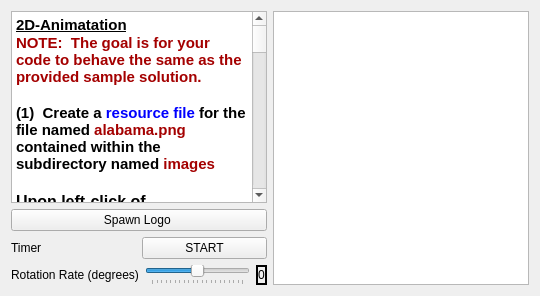
     <widget class="QWidget" name="tab_4">
      <attribute name="title">
       <string>Problem 3</string>
      </attribute>
      <layout class="QHBoxLayout" name="horizontalLayout_7">
       <item>
        <layout class="QVBoxLayout" name="verticalLayout_5">
         <item>
          <widget class="QTextBrowser" name="textBrowser_4">
           <property name="html">
            <string>&lt;!DOCTYPE HTML PUBLIC &quot;-//W3C//DTD HTML 4.0//EN&quot; &quot;http://www.w3.org/TR/REC-html40/strict.dtd&quot;&gt;
&lt;html&gt;&lt;head&gt;&lt;meta name=&quot;qrichtext&quot; content=&quot;1&quot; /&gt;&lt;style type=&quot;text/css&quot;&gt;
p, li { white-space: pre-wrap; }
&lt;/style&gt;&lt;/head&gt;&lt;body style=&quot; font-family:'Sans Serif'; font-size:12pt; font-weight:600; font-style:normal;&quot;&gt;
&lt;p style=&quot; margin-top:0px; margin-bottom:0px; margin-left:0px; margin-right:0px; -qt-block-indent:0; text-indent:0px;&quot;&gt;&lt;span style=&quot; font-family:'Cantarell'; font-size:11pt; text-decoration: underline;&quot;&gt;2D-Animatation&lt;/span&gt;&lt;span style=&quot; font-family:'Cantarell'; font-size:11pt;&quot;&gt;         &lt;/span&gt;&lt;/p&gt;
&lt;p style=&quot; margin-top:0px; margin-bottom:0px; margin-left:0px; margin-right:0px; -qt-block-indent:0; text-indent:0px;&quot;&gt;&lt;span style=&quot; font-family:'Cantarell'; font-size:11pt; color:#a40000;&quot;&gt;NOTE:  The goal is for your code to behave the same as the provided sample solution. &lt;/span&gt;&lt;/p&gt;
&lt;p style=&quot;-qt-paragraph-type:empty; margin-top:0px; margin-bottom:0px; margin-left:0px; margin-right:0px; -qt-block-indent:0; text-indent:0px; font-family:'Cantarell'; font-size:11pt; color:#a40000;&quot;&gt;&lt;br /&gt;&lt;/p&gt;
&lt;p style=&quot; margin-top:0px; margin-bottom:0px; margin-left:0px; margin-right:0px; -qt-block-indent:0; text-indent:0px;&quot;&gt;&lt;span style=&quot; font-family:'Cantarell'; font-size:11pt;&quot;&gt;(1)  Create a &lt;/span&gt;&lt;span style=&quot; font-family:'Cantarell'; font-size:11pt; color:#0000ff;&quot;&gt;resource file&lt;/span&gt;&lt;span style=&quot; font-family:'Cantarell'; font-size:11pt;&quot;&gt; for the file named &lt;/span&gt;&lt;span style=&quot; font-family:'Cantarell'; font-size:11pt; color:#a40000;&quot;&gt;alabama.png&lt;/span&gt;&lt;span style=&quot; font-family:'Cantarell'; font-size:11pt;&quot;&gt; contained within the subdirectory named &lt;/span&gt;&lt;span style=&quot; font-family:'Cantarell'; font-size:11pt; color:#a40000;&quot;&gt;images&lt;/span&gt;&lt;/p&gt;
&lt;p style=&quot;-qt-paragraph-type:empty; margin-top:0px; margin-bottom:0px; margin-left:0px; margin-right:0px; -qt-block-indent:0; text-indent:0px; font-family:'Cantarell';&quot;&gt;&lt;br /&gt;&lt;/p&gt;
&lt;p style=&quot; margin-top:0px; margin-bottom:0px; margin-left:0px; margin-right:0px; -qt-block-indent:0; text-indent:0px;&quot;&gt;&lt;span style=&quot; font-family:'Cantarell';&quot;&gt;Upon left-click of &lt;/span&gt;&lt;span style=&quot; font-family:'Cantarell'; color:#a40000;&quot;&gt;spawnButton&lt;/span&gt;&lt;/p&gt;
&lt;p style=&quot; margin-top:0px; margin-bottom:0px; margin-left:0px; margin-right:0px; -qt-block-indent:0; text-indent:0px;&quot;&gt;&lt;span style=&quot; font-family:'Cantarell'; font-size:11pt;&quot;&gt;(2)  Create a &lt;/span&gt;&lt;span style=&quot; font-family:'Cantarell'; font-size:11pt; color:#0617f3;&quot;&gt;QPixmap&lt;/span&gt;&lt;span style=&quot; font-family:'Cantarell'; font-size:11pt; color:#000000;&quot;&gt; object and load the &lt;/span&gt;&lt;span style=&quot; font-family:'Cantarell'; font-size:11pt; color:#a40000;&quot;&gt;Alabama&lt;/span&gt;&lt;span style=&quot; font-family:'Cantarell'; font-size:11pt; color:#000000;&quot;&gt; logo from the resource file into the object&lt;/span&gt;&lt;/p&gt;
&lt;p style=&quot; margin-top:0px; margin-bottom:0px; margin-left:0px; margin-right:0px; -qt-block-indent:0; text-indent:0px;&quot;&gt;&lt;span style=&quot; font-family:'Cantarell'; font-size:11pt; color:#000000;&quot;&gt;(3)  &lt;/span&gt;&lt;span style=&quot; font-family:'Cantarell'; font-size:11pt; color:#a40000;&quot;&gt;Scale&lt;/span&gt;&lt;span style=&quot; font-family:'Cantarell'; font-size:11pt; color:#000000;&quot;&gt; the &lt;/span&gt;&lt;span style=&quot; font-family:'Cantarell'; font-size:11pt; color:#0000ff;&quot;&gt;QPixmap&lt;/span&gt;&lt;span style=&quot; font-family:'Cantarell'; font-size:11pt; color:#000000;&quot;&gt; object using the predefined constants &lt;/span&gt;&lt;span style=&quot; font-family:'Cantarell'; font-size:11pt; color:#a40000;&quot;&gt;logoW&lt;/span&gt;&lt;span style=&quot; font-family:'Cantarell'; font-size:11pt; color:#000000;&quot;&gt; and &lt;/span&gt;&lt;span style=&quot; font-family:'Cantarell'; font-size:11pt; color:#a40000;&quot;&gt;logoH&lt;/span&gt;&lt;span style=&quot; font-family:'Cantarell'; font-size:11pt; color:#000000;&quot;&gt; for the width and height respectively&lt;/span&gt;&lt;/p&gt;
&lt;p style=&quot; margin-top:0px; margin-bottom:0px; margin-left:0px; margin-right:0px; -qt-block-indent:0; text-indent:0px;&quot;&gt;&lt;span style=&quot; font-family:'Cantarell'; font-size:11pt;&quot;&gt;(4)  Create a &lt;/span&gt;&lt;span style=&quot; font-family:'Cantarell'; font-size:11pt; color:#0617f3;&quot;&gt;QGraphicsPixmapItem&lt;/span&gt;&lt;span style=&quot; font-family:'Cantarell'; font-size:11pt; color:#000000;&quot;&gt; object and initialize this object using the &lt;/span&gt;&lt;span style=&quot; font-family:'Cantarell'; font-size:11pt; text-decoration: underline; color:#a40000;&quot;&gt;scaled&lt;/span&gt;&lt;span style=&quot; font-family:'Cantarell'; font-size:11pt; color:#000000;&quot;&gt; &lt;/span&gt;&lt;span style=&quot; font-family:'Cantarell'; font-size:11pt; color:#0000ff;&quot;&gt;QPixmap&lt;/span&gt;&lt;span style=&quot; font-family:'Cantarell'; font-size:11pt; color:#000000;&quot;&gt; object from the previous step&lt;/span&gt;&lt;/p&gt;
&lt;p style=&quot; margin-top:0px; margin-bottom:0px; margin-left:0px; margin-right:0px; -qt-block-indent:0; text-indent:0px;&quot;&gt;&lt;span style=&quot; font-family:'Cantarell';&quot;&gt;(5)  Add the &lt;/span&gt;&lt;span style=&quot; font-family:'Cantarell'; font-size:11pt; color:#0617f3;&quot;&gt;QGraphicsPixmapItem&lt;/span&gt;&lt;span style=&quot; font-family:'Cantarell'; font-size:11pt; color:#000000;&quot;&gt; object &lt;/span&gt;&lt;span style=&quot; font-family:'Cantarell'; font-size:11pt; color:#a40000;&quot;&gt;CENTERED&lt;/span&gt;&lt;span style=&quot; font-family:'Cantarell'; font-size:11pt; color:#000000;&quot;&gt; about the origin of the &lt;/span&gt;&lt;span style=&quot; font-family:'Cantarell'; font-size:11pt; color:#a40000;&quot;&gt;scene&lt;/span&gt;&lt;span style=&quot; font-family:'Cantarell'; font-size:11pt; color:#000000;&quot;&gt; object&lt;/span&gt;&lt;/p&gt;
&lt;p style=&quot;-qt-paragraph-type:empty; margin-top:0px; margin-bottom:0px; margin-left:0px; margin-right:0px; -qt-block-indent:0; text-indent:0px; font-family:'Cantarell'; font-size:11pt; color:#000000;&quot;&gt;&lt;br /&gt;&lt;/p&gt;
&lt;p style=&quot; margin-top:0px; margin-bottom:0px; margin-left:0px; margin-right:0px; -qt-block-indent:0; text-indent:0px;&quot;&gt;&lt;span style=&quot; font-family:'Cantarell'; font-size:11pt; color:#000000;&quot;&gt;Upon left-click of &lt;/span&gt;&lt;span style=&quot; font-family:'Cantarell'; font-size:11pt; color:#a40000;&quot;&gt;timerButton &lt;/span&gt;&lt;span style=&quot; font-family:'Cantarell'; font-size:11pt; color:#000000;&quot;&gt;in the &lt;/span&gt;&lt;span style=&quot; font-family:'Cantarell'; font-size:11pt; color:#a40000;&quot;&gt;START&lt;/span&gt;&lt;span style=&quot; font-family:'Cantarell'; font-size:11pt; color:#000000;&quot;&gt; state with the logo visible, the rotateLogo( ) method should apply a rotation as follows&lt;/span&gt;&lt;/p&gt;
&lt;p style=&quot; margin-top:0px; margin-bottom:0px; margin-left:0px; margin-right:0px; -qt-block-indent:0; text-indent:0px;&quot;&gt;&lt;span style=&quot; font-family:'Cantarell'; font-size:11pt; color:#000000;&quot;&gt;(6)  Use &lt;/span&gt;&lt;span style=&quot; font-family:'Cantarell'; font-size:11pt; color:#0000ff;&quot;&gt;rotation( )&lt;/span&gt;&lt;span style=&quot; font-family:'Cantarell'; font-size:11pt; color:#000000;&quot;&gt; method to determine the current orientation of the &lt;/span&gt;&lt;span style=&quot; font-family:'Cantarell'; font-size:11pt; color:#0617f3;&quot;&gt;QGraphicsPixmapItem&lt;/span&gt;&lt;span style=&quot; font-family:'Cantarell'; font-size:11pt; color:#000000;&quot;&gt; object&lt;/span&gt;&lt;/p&gt;
&lt;p style=&quot; margin-top:0px; margin-bottom:0px; margin-left:0px; margin-right:0px; -qt-block-indent:0; text-indent:0px;&quot;&gt;&lt;span style=&quot; font-family:'Cantarell'; font-size:11pt; color:#000000;&quot;&gt;(7)  Increment the current rotation by the &lt;/span&gt;&lt;span style=&quot; font-family:'Cantarell'; font-size:11pt; color:#a40000;&quot;&gt;rateSlider&lt;/span&gt;&lt;span style=&quot; font-family:'Cantarell'; font-size:11pt; color:#000000;&quot;&gt; object's current value and use &lt;/span&gt;&lt;span style=&quot; font-family:'Cantarell'; font-size:11pt; color:#0000ff;&quot;&gt;setRotation( ) &lt;/span&gt;&lt;span style=&quot; font-family:'Cantarell'; font-size:11pt; color:#000000;&quot;&gt;to change the orientation about &lt;/span&gt;&lt;span style=&quot; font-family:'Cantarell'; font-size:11pt; color:#a40000;&quot;&gt;logo's center&lt;/span&gt;&lt;/p&gt;
&lt;p style=&quot; margin-top:0px; margin-bottom:0px; margin-left:0px; margin-right:0px; -qt-block-indent:0; text-indent:0px;&quot;&gt;&lt;span style=&quot; font-family:'Cantarell'; font-size:11pt; color:#000000;&quot;&gt;     &lt;/span&gt;&lt;span style=&quot; font-family:'Cantarell'; font-size:11pt; color:#a40000;&quot;&gt;&amp;gt;&amp;gt;&amp;gt;&amp;gt;   DO NOT CHANGE THE RANGE OR DEFAULT VALUE OF&lt;/span&gt;&lt;span style=&quot; font-family:'Cantarell'; font-size:11pt; color:#000000;&quot;&gt; rateSlider&lt;/span&gt;&lt;span style=&quot; font-family:'Cantarell'; font-size:11pt; color:#a40000;&quot;&gt; !!!    &amp;lt;&amp;lt;&amp;lt;&amp;lt;&amp;lt;&lt;/span&gt;&lt;/p&gt;
&lt;p style=&quot; margin-top:0px; margin-bottom:0px; margin-left:0px; margin-right:0px; -qt-block-indent:0; text-indent:0px;&quot;&gt;&lt;span style=&quot; font-family:'Cantarell'; font-size:11pt; color:#000000;&quot;&gt;    -- The&lt;/span&gt;&lt;span style=&quot; font-family:'Cantarell'; font-size:11pt; color:#a40000;&quot;&gt; rateSlider &lt;/span&gt;&lt;span style=&quot; font-family:'Cantarell'; font-size:11pt; color:#000000;&quot;&gt;value &amp;lt; ZERO should result in COUNTERCLOCKWISE rotation&lt;/span&gt;&lt;/p&gt;
&lt;p style=&quot; margin-top:0px; margin-bottom:0px; margin-left:0px; margin-right:0px; -qt-block-indent:0; text-indent:0px;&quot;&gt;&lt;span style=&quot; font-family:'Cantarell'; font-size:11pt; color:#000000;&quot;&gt;    -- The&lt;/span&gt;&lt;span style=&quot; font-family:'Cantarell'; font-size:11pt; color:#a40000;&quot;&gt; rateSlider &lt;/span&gt;&lt;span style=&quot; font-family:'Cantarell'; font-size:11pt; color:#000000;&quot;&gt;value == ZERO should result in NO rotation  &lt;/span&gt;&lt;/p&gt;
&lt;p style=&quot; margin-top:0px; margin-bottom:0px; margin-left:0px; margin-right:0px; -qt-block-indent:0; text-indent:0px;&quot;&gt;&lt;span style=&quot; font-family:'Cantarell'; font-size:11pt; color:#000000;&quot;&gt;    -- The&lt;/span&gt;&lt;span style=&quot; font-family:'Cantarell'; font-size:11pt; color:#a40000;&quot;&gt; rateSlider &lt;/span&gt;&lt;span style=&quot; font-family:'Cantarell'; font-size:11pt; color:#000000;&quot;&gt;value &amp;gt; ZERO should result in CLOCKWISE rotation&lt;/span&gt;&lt;/p&gt;
&lt;p style=&quot; margin-top:0px; margin-bottom:0px; margin-left:0px; margin-right:0px; -qt-block-indent:0; text-indent:0px;&quot;&gt;&lt;span style=&quot; font-family:'Cantarell'; font-size:11pt; color:#000000;&quot;&gt;(8) The &lt;/span&gt;&lt;span style=&quot; font-family:'Cantarell'; font-size:11pt; color:#a40000;&quot;&gt;timerButton&lt;/span&gt;&lt;span style=&quot; font-family:'Cantarell'; font-size:11pt; color:#000000;&quot;&gt; object state must change to &lt;/span&gt;&lt;span style=&quot; font-family:'Cantarell'; font-size:11pt; color:#a40000;&quot;&gt;STOP      &lt;/span&gt;&lt;/p&gt;
&lt;p style=&quot;-qt-paragraph-type:empty; margin-top:0px; margin-bottom:0px; margin-left:0px; margin-right:0px; -qt-block-indent:0; text-indent:0px; font-family:'Cantarell'; font-size:11pt; color:#000000;&quot;&gt;&lt;br /&gt;&lt;/p&gt;
&lt;p style=&quot; margin-top:0px; margin-bottom:0px; margin-left:0px; margin-right:0px; -qt-block-indent:0; text-indent:0px;&quot;&gt;&lt;span style=&quot; font-family:'Cantarell'; font-size:11pt; color:#000000;&quot;&gt;Upon left-click of &lt;/span&gt;&lt;span style=&quot; font-family:'Cantarell'; font-size:11pt; color:#a40000;&quot;&gt;timerButton &lt;/span&gt;&lt;span style=&quot; font-family:'Cantarell'; font-size:11pt; color:#000000;&quot;&gt;in the &lt;/span&gt;&lt;span style=&quot; font-family:'Cantarell'; font-size:11pt; color:#a40000;&quot;&gt;STOP&lt;/span&gt;&lt;span style=&quot; font-family:'Cantarell'; font-size:11pt; color:#000000;&quot;&gt; state with the logo visible&lt;/span&gt;&lt;/p&gt;
&lt;p style=&quot; margin-top:0px; margin-bottom:0px; margin-left:0px; margin-right:0px; -qt-block-indent:0; text-indent:0px;&quot;&gt;&lt;span style=&quot; font-family:'Cantarell'; font-size:11pt; color:#000000;&quot;&gt;(9)  Rotation of the logo &lt;/span&gt;&lt;span style=&quot; font-family:'Cantarell'; font-size:11pt; color:#0617f3;&quot;&gt;QGraphicsPixmapItem&lt;/span&gt;&lt;span style=&quot; font-family:'Cantarell'; font-size:11pt; color:#000000;&quot;&gt; object should stop and the button state must revert to &lt;/span&gt;&lt;span style=&quot; font-family:'Cantarell'; font-size:11pt; color:#a40000;&quot;&gt;START&lt;/span&gt;&lt;/p&gt;
&lt;p style=&quot;-qt-paragraph-type:empty; margin-top:0px; margin-bottom:0px; margin-left:0px; margin-right:0px; -qt-block-indent:0; text-indent:0px; font-family:'Cantarell'; font-size:11pt; color:#000000;&quot;&gt;&lt;br /&gt;&lt;/p&gt;
&lt;p style=&quot; margin-top:0px; margin-bottom:0px; margin-left:0px; margin-right:0px; -qt-block-indent:0; text-indent:0px;&quot;&gt;&lt;span style=&quot; font-family:'Cantarell'; font-size:11pt; color:#000000;&quot;&gt;HINT:   The &lt;/span&gt;&lt;span style=&quot; font-family:'Cantarell'; font-size:11pt; color:#0000ff;&quot;&gt;QGraphicsScene&lt;/span&gt;&lt;span style=&quot; font-family:'Cantarell'; font-size:11pt; color:#000000;&quot;&gt; object name is &lt;/span&gt;&lt;span style=&quot; font-family:'Cantarell'; font-size:11pt; color:#a40000;&quot;&gt;scene&lt;/span&gt;&lt;/p&gt;
&lt;p style=&quot; margin-top:0px; margin-bottom:0px; margin-left:0px; margin-right:0px; -qt-block-indent:0; text-indent:0px;&quot;&gt;&lt;span style=&quot; font-family:'Cantarell'; font-size:11pt; color:#000000;&quot;&gt;             The &lt;/span&gt;&lt;span style=&quot; font-family:'Cantarell'; font-size:11pt; color:#0000ff;&quot;&gt;QPushbutton&lt;/span&gt;&lt;span style=&quot; font-family:'Cantarell'; font-size:11pt; color:#000000;&quot;&gt; objects are named &lt;/span&gt;&lt;span style=&quot; font-family:'Cantarell'; font-size:11pt; color:#a40000;&quot;&gt;spawnButton&lt;/span&gt;&lt;span style=&quot; font-family:'Cantarell'; font-size:11pt; color:#000000;&quot;&gt; and &lt;/span&gt;&lt;span style=&quot; font-family:'Cantarell'; font-size:11pt; color:#a40000;&quot;&gt;timerButton&lt;/span&gt;&lt;/p&gt;
&lt;p style=&quot; margin-top:0px; margin-bottom:0px; margin-left:0px; margin-right:0px; -qt-block-indent:0; text-indent:0px;&quot;&gt;&lt;span style=&quot; font-family:'Cantarell'; font-size:11pt; color:#000000;&quot;&gt;             The &lt;/span&gt;&lt;span style=&quot; font-family:'Cantarell'; font-size:11pt; color:#0000ff;&quot;&gt;QSlider&lt;/span&gt;&lt;span style=&quot; font-family:'Cantarell'; font-size:11pt; color:#000000;&quot;&gt; object is named &lt;/span&gt;&lt;span style=&quot; font-family:'Cantarell'; font-size:11pt; color:#a40000;&quot;&gt;rateSlider&lt;/span&gt;&lt;/p&gt;&lt;/body&gt;&lt;/html&gt;</string>
           </property>
          </widget>
         </item>
         <item>
          <widget class="QPushButton" name="spawnButton">
           <property name="text">
            <string>Spawn Logo </string>
           </property>
          </widget>
         </item>
         <item>
          <layout class="QHBoxLayout" name="horizontalLayout_5">
           <item>
            <widget class="QLabel" name="label">
             <property name="text">
              <string>Timer</string>
             </property>
            </widget>
           </item>
           <item>
            <widget class="QPushButton" name="timerButton">
             <property name="text">
              <string>START</string>
             </property>
            </widget>
           </item>
          </layout>
         </item>
         <item>
          <layout class="QHBoxLayout" name="horizontalLayout_6">
           <item>
            <widget class="QLabel" name="label_2">
             <property name="text">
              <string>Rotation Rate (degrees)</string>
             </property>
            </widget>
           </item>
           <item>
            <widget class="QSlider" name="rateSlider">
             <property name="minimum">
              <number>-10</number>
             </property>
             <property name="maximum">
              <number>10</number>
             </property>
             <property name="value">
              <number>0</number>
             </property>
             <property name="orientation">
              <enum>Qt::Horizontal</enum>
             </property>
             <property name="tickPosition">
              <enum>QSlider::TicksBelow</enum>
             </property>
            </widget>
           </item>
           <item>
            <widget class="QLabel" name="rateLabel">
             <property name="frameShape">
              <enum>QFrame::WinPanel</enum>
             </property>
             <property name="text">
              <string>0</string>
             </property>
             <property name="alignment">
              <set>Qt::AlignCenter</set>
             </property>
            </widget>
           </item>
          </layout>
         </item>
        </layout>
       </item>
       <item>
        <widget class="QGraphicsView" name="graphicsView3"/>
       </item>
      </layout>
     </widget>
